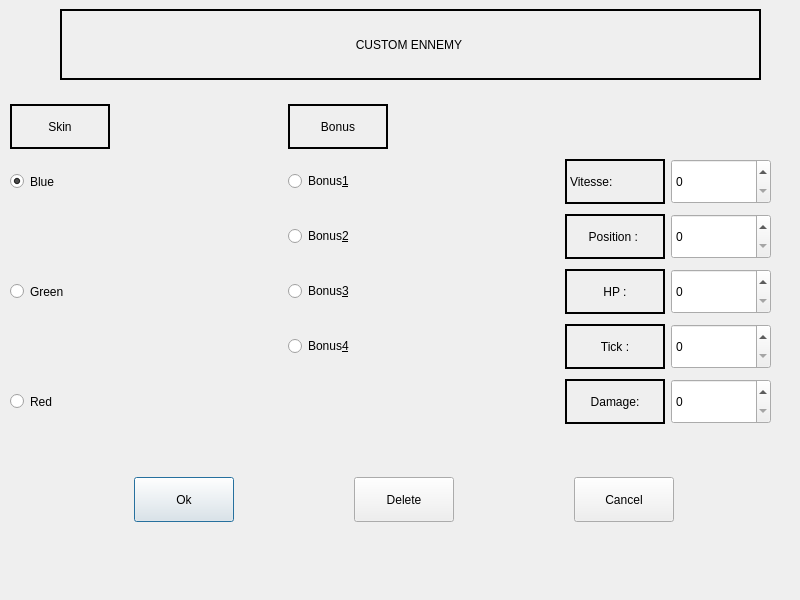
<?xml version="1.0" encoding="UTF-8"?>
<ui version="4.0">
 <class>Dialog</class>
 <widget class="QDialog" name="Dialog">
  <property name="geometry">
   <rect>
    <x>0</x>
    <y>0</y>
    <width>800</width>
    <height>600</height>
   </rect>
  </property>
  <property name="windowTitle">
   <string>Dialog</string>
  </property>
  <widget class="QWidget" name="gridLayoutWidget">
   <property name="geometry">
    <rect>
     <x>10</x>
     <y>100</y>
     <width>761</width>
     <height>331</height>
    </rect>
   </property>
   <layout class="QGridLayout" name="gridLayout">
    <item row="5" column="0">
     <widget class="QRadioButton" name="skin2">
      <property name="minimumSize">
       <size>
        <width>100</width>
        <height>45</height>
       </size>
      </property>
      <property name="maximumSize">
       <size>
        <width>100</width>
        <height>45</height>
       </size>
      </property>
      <property name="text">
       <string>Green</string>
      </property>
     </widget>
    </item>
    <item row="0" column="0">
     <widget class="QLabel" name="skin_label">
      <property name="minimumSize">
       <size>
        <width>100</width>
        <height>45</height>
       </size>
      </property>
      <property name="maximumSize">
       <size>
        <width>100</width>
        <height>45</height>
       </size>
      </property>
      <property name="frameShape">
       <enum>QFrame::WinPanel</enum>
      </property>
      <property name="lineWidth">
       <number>3</number>
      </property>
      <property name="text">
       <string>Skin</string>
      </property>
      <property name="alignment">
       <set>Qt::AlignCenter</set>
      </property>
     </widget>
    </item>
    <item row="4" column="3">
     <widget class="QLabel" name="invisible2">
      <property name="text">
       <string/>
      </property>
     </widget>
    </item>
    <item row="0" column="2">
     <widget class="QLabel" name="Bonus_label">
      <property name="minimumSize">
       <size>
        <width>100</width>
        <height>45</height>
       </size>
      </property>
      <property name="maximumSize">
       <size>
        <width>100</width>
        <height>45</height>
       </size>
      </property>
      <property name="frameShape">
       <enum>QFrame::WinPanel</enum>
      </property>
      <property name="text">
       <string>Bonus</string>
      </property>
      <property name="alignment">
       <set>Qt::AlignCenter</set>
      </property>
     </widget>
    </item>
    <item row="7" column="0">
     <widget class="QRadioButton" name="skin3">
      <property name="minimumSize">
       <size>
        <width>100</width>
        <height>45</height>
       </size>
      </property>
      <property name="maximumSize">
       <size>
        <width>100</width>
        <height>45</height>
       </size>
      </property>
      <property name="text">
       <string>Red</string>
      </property>
     </widget>
    </item>
    <item row="2" column="0">
     <widget class="QRadioButton" name="skin1">
      <property name="minimumSize">
       <size>
        <width>100</width>
        <height>45</height>
       </size>
      </property>
      <property name="maximumSize">
       <size>
        <width>100</width>
        <height>45</height>
       </size>
      </property>
      <property name="text">
       <string>Blue</string>
      </property>
      <property name="checked">
       <bool>true</bool>
      </property>
     </widget>
    </item>
    <item row="4" column="1">
     <widget class="QLabel" name="invisible">
      <property name="text">
       <string/>
      </property>
     </widget>
    </item>
    <item row="7" column="4">
     <widget class="QLabel" name="damage_label">
      <property name="frameShape">
       <enum>QFrame::WinPanel</enum>
      </property>
      <property name="text">
       <string>Damage:</string>
      </property>
      <property name="alignment">
       <set>Qt::AlignCenter</set>
      </property>
     </widget>
    </item>
    <item row="7" column="5">
     <widget class="QSpinBox" name="damage_spin">
      <property name="minimumSize">
       <size>
        <width>100</width>
        <height>45</height>
       </size>
      </property>
      <property name="maximumSize">
       <size>
        <width>100</width>
        <height>45</height>
       </size>
      </property>
      <property name="maximum">
       <number>50</number>
      </property>
     </widget>
    </item>
    <item row="6" column="4">
     <widget class="QLabel" name="tick_label">
      <property name="frameShape">
       <enum>QFrame::WinPanel</enum>
      </property>
      <property name="text">
       <string>Tick :</string>
      </property>
      <property name="alignment">
       <set>Qt::AlignCenter</set>
      </property>
     </widget>
    </item>
    <item row="6" column="5">
     <widget class="QSpinBox" name="tick_spin">
      <property name="minimumSize">
       <size>
        <width>100</width>
        <height>45</height>
       </size>
      </property>
      <property name="maximumSize">
       <size>
        <width>100</width>
        <height>45</height>
       </size>
      </property>
      <property name="maximum">
       <number>20</number>
      </property>
     </widget>
    </item>
    <item row="5" column="4">
     <widget class="QLabel" name="hp_label">
      <property name="frameShape">
       <enum>QFrame::WinPanel</enum>
      </property>
      <property name="midLineWidth">
       <number>3</number>
      </property>
      <property name="text">
       <string>HP :</string>
      </property>
      <property name="alignment">
       <set>Qt::AlignCenter</set>
      </property>
     </widget>
    </item>
    <item row="5" column="5">
     <widget class="QSpinBox" name="hp_spin">
      <property name="minimumSize">
       <size>
        <width>100</width>
        <height>45</height>
       </size>
      </property>
      <property name="maximumSize">
       <size>
        <width>100</width>
        <height>45</height>
       </size>
      </property>
      <property name="maximum">
       <number>100</number>
      </property>
     </widget>
    </item>
    <item row="4" column="4">
     <widget class="QLabel" name="position_label">
      <property name="minimumSize">
       <size>
        <width>100</width>
        <height>45</height>
       </size>
      </property>
      <property name="maximumSize">
       <size>
        <width>100</width>
        <height>45</height>
       </size>
      </property>
      <property name="frameShape">
       <enum>QFrame::WinPanel</enum>
      </property>
      <property name="text">
       <string>Position : </string>
      </property>
      <property name="alignment">
       <set>Qt::AlignCenter</set>
      </property>
     </widget>
    </item>
    <item row="4" column="5">
     <widget class="QSpinBox" name="position_spin">
      <property name="minimumSize">
       <size>
        <width>100</width>
        <height>45</height>
       </size>
      </property>
      <property name="maximumSize">
       <size>
        <width>100</width>
        <height>45</height>
       </size>
      </property>
      <property name="maximum">
       <number>100</number>
      </property>
     </widget>
    </item>
    <item row="2" column="5">
     <widget class="QSpinBox" name="vitesse_spin">
      <property name="minimumSize">
       <size>
        <width>100</width>
        <height>45</height>
       </size>
      </property>
      <property name="maximumSize">
       <size>
        <width>100</width>
        <height>45</height>
       </size>
      </property>
     </widget>
    </item>
    <item row="2" column="4">
     <widget class="QLabel" name="vitesse_label">
      <property name="minimumSize">
       <size>
        <width>100</width>
        <height>45</height>
       </size>
      </property>
      <property name="maximumSize">
       <size>
        <width>100</width>
        <height>45</height>
       </size>
      </property>
      <property name="frameShape">
       <enum>QFrame::WinPanel</enum>
      </property>
      <property name="text">
       <string>Vitesse:</string>
      </property>
      <property name="alignment">
       <set>Qt::AlignLeading|Qt::AlignLeft|Qt::AlignVCenter</set>
      </property>
     </widget>
    </item>
    <item row="2" column="2">
     <widget class="QRadioButton" name="bonus1">
      <property name="text">
       <string>Bonus&amp;1</string>
      </property>
     </widget>
    </item>
    <item row="4" column="2">
     <widget class="QRadioButton" name="bonus2">
      <property name="text">
       <string>Bonus&amp;2</string>
      </property>
     </widget>
    </item>
    <item row="5" column="2">
     <widget class="QRadioButton" name="bonus3">
      <property name="text">
       <string>Bonus&amp;3</string>
      </property>
     </widget>
    </item>
    <item row="6" column="2">
     <widget class="QRadioButton" name="bonus4">
      <property name="text">
       <string>Bonus&amp;4</string>
      </property>
     </widget>
    </item>
   </layout>
  </widget>
  <widget class="QLabel" name="title_label">
   <property name="geometry">
    <rect>
     <x>60</x>
     <y>9</y>
     <width>701</width>
     <height>71</height>
    </rect>
   </property>
   <property name="frameShape">
    <enum>QFrame::WinPanel</enum>
   </property>
   <property name="text">
    <string>CUSTOM ENNEMY </string>
   </property>
   <property name="alignment">
    <set>Qt::AlignCenter</set>
   </property>
  </widget>
  <widget class="QWidget" name="horizontalLayoutWidget">
   <property name="geometry">
    <rect>
     <x>20</x>
     <y>460</y>
     <width>771</width>
     <height>80</height>
    </rect>
   </property>
   <layout class="QHBoxLayout" name="horizontalLayout">
    <item>
     <widget class="QPushButton" name="ok">
      <property name="minimumSize">
       <size>
        <width>100</width>
        <height>45</height>
       </size>
      </property>
      <property name="maximumSize">
       <size>
        <width>100</width>
        <height>45</height>
       </size>
      </property>
      <property name="text">
       <string>Ok</string>
      </property>
     </widget>
    </item>
    <item>
     <widget class="QPushButton" name="delete_button">
      <property name="minimumSize">
       <size>
        <width>100</width>
        <height>45</height>
       </size>
      </property>
      <property name="maximumSize">
       <size>
        <width>100</width>
        <height>45</height>
       </size>
      </property>
      <property name="text">
       <string>Delete</string>
      </property>
     </widget>
    </item>
    <item>
     <widget class="QPushButton" name="cancel">
      <property name="minimumSize">
       <size>
        <width>100</width>
        <height>45</height>
       </size>
      </property>
      <property name="maximumSize">
       <size>
        <width>100</width>
        <height>45</height>
       </size>
      </property>
      <property name="text">
       <string>Cancel</string>
      </property>
     </widget>
    </item>
   </layout>
  </widget>
 </widget>
 <resources/>
 <connections/>
</ui>
